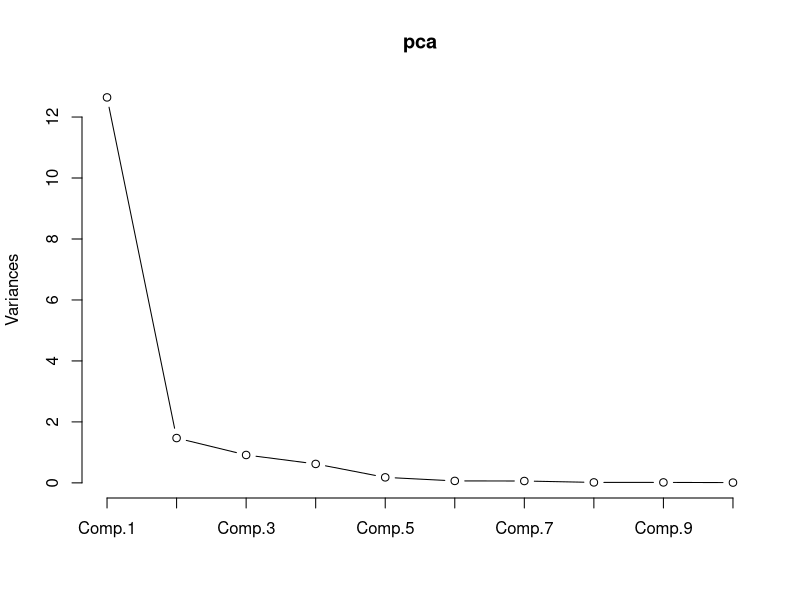
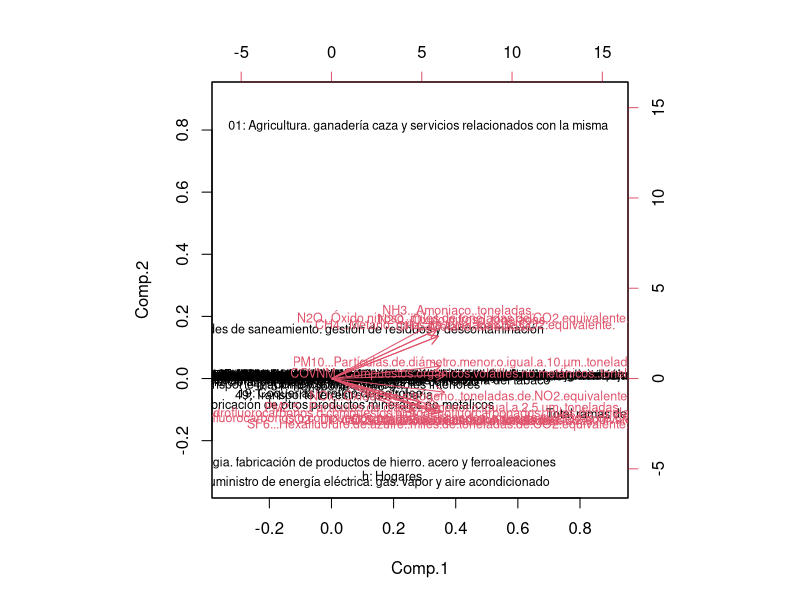

These figures' R source, in order:
# Load data

X <- read.csv("INE_emisiones_sector.csv", sep = ";")
rownames(X) <- X[, 1]
X <- X[, -1]

# Principal components
pca <- princomp(X, cor = TRUE)

# Useful plots

plot(pca, type = "l")
biplot(pca, cex = 0.75)